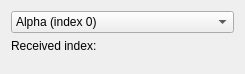
<?xml version="1.0" encoding="UTF-8"?>
<ui version="4.0">
 <class>Form</class>
 <widget class="QWidget" name="Form">
  <property name="geometry">
   <rect>
    <x>0</x>
    <y>0</y>
    <width>245</width>
    <height>74</height>
   </rect>
  </property>
  <property name="windowTitle">
   <string>Basic CEnumComboBox example</string>
  </property>
  <layout class="QVBoxLayout" name="verticalLayout">
   <item>
    <widget class="CEnumComboBox" name="CEnumComboBox">
     <property name="channel" stdset="0">
      <string notr="true">DemoDevice/Settings#IntVal</string>
     </property>
     <item>
      <property name="text">
       <string>Alpha (index 0)</string>
      </property>
     </item>
     <item>
      <property name="text">
       <string>Bravo (index 1)</string>
      </property>
     </item>
     <item>
      <property name="text">
       <string>Charlie (index 2)</string>
      </property>
     </item>
     <item>
      <property name="text">
       <string>Delta (index 3)</string>
      </property>
     </item>
     <item>
      <property name="text">
       <string>Echo (index 4)</string>
      </property>
     </item>
    </widget>
   </item>
   <item>
    <layout class="QFormLayout" name="formLayout">
     <item row="0" column="0">
      <widget class="QLabel" name="label">
       <property name="text">
        <string>Received index:</string>
       </property>
      </widget>
     </item>
     <item row="0" column="1">
      <widget class="CLabel" name="CLabel">
       <property name="displayFormat" stdset="0">
        <enum>PyDMLabel::Decimal</enum>
       </property>
       <property name="channel" stdset="0">
        <string notr="true">DemoDevice/Settings#IntVal</string>
       </property>
      </widget>
     </item>
    </layout>
   </item>
  </layout>
 </widget>
 <customwidgets>
  <customwidget>
   <class>PyDMLabel</class>
   <extends>QLabel</extends>
   <header>pydm.widgets.label</header>
  </customwidget>
  <customwidget>
   <class>PyDMEnumComboBox</class>
   <extends>QComboBox</extends>
   <header>pydm.widgets.enum_combo_box</header>
  </customwidget>
  <customwidget>
   <class>CEnumComboBox</class>
   <extends>PyDMEnumComboBox</extends>
   <header>comrad.widgets.inputs</header>
  </customwidget>
  <customwidget>
   <class>CLabel</class>
   <extends>PyDMLabel</extends>
   <header>comrad.widgets.indicators</header>
  </customwidget>
 </customwidgets>
 <resources/>
 <connections/>
</ui>
